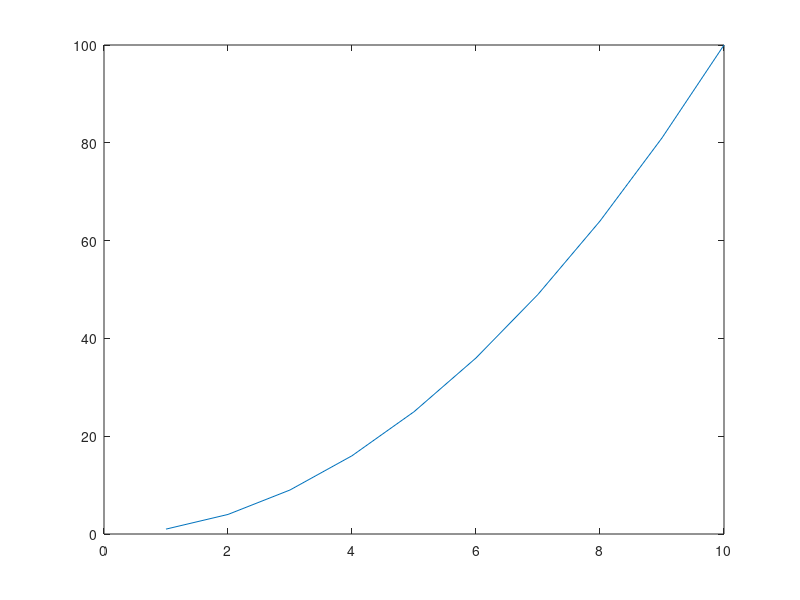

Reproduce this figure in MATLAB. (Note: this script raises an error after producing the figure.)
%% |degreetick| documentation
% This function places degree symbols on tick labels. Labels 
% dynamically update after zooming. 
% 
%% Syntax 
% 
%  degreetick 'x'
%  degreetick 'y'
%  degreetick 'z'
% 
%% Description 
% 
% |degreetick 'x'| places degree symbols on x tick labels. 
%
% |degreetick 'y'| places degree symbols on y tick labels. 
%
% |degreetick 'z'| places degree symbols on z tick labels. 
% 
%% Example 
% Place degree symbols on y labels: 

plot(1:10,(1:10).^2)
degreetick 'y'
box off
ylabel 'temperature'

%% Author Info
% This function was written by <http://www.chadagreene.com Chad A. Greene> of the University
% of Texas at Austin's Institute for Geophysics, May 2015. 